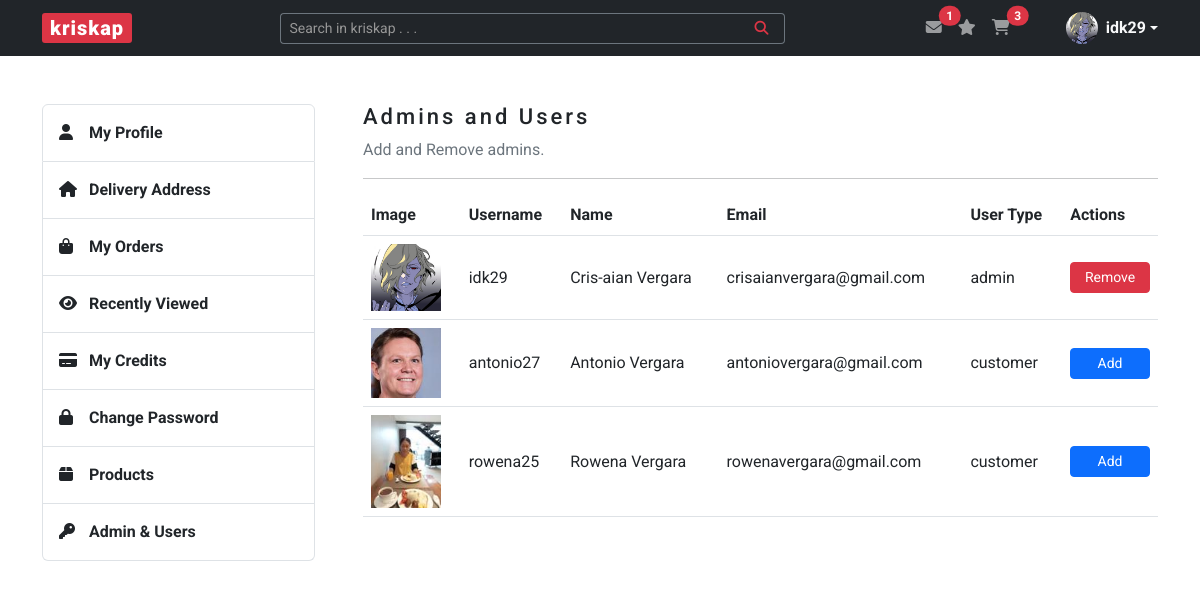
Page /admin (signed in) on the earlier database version.
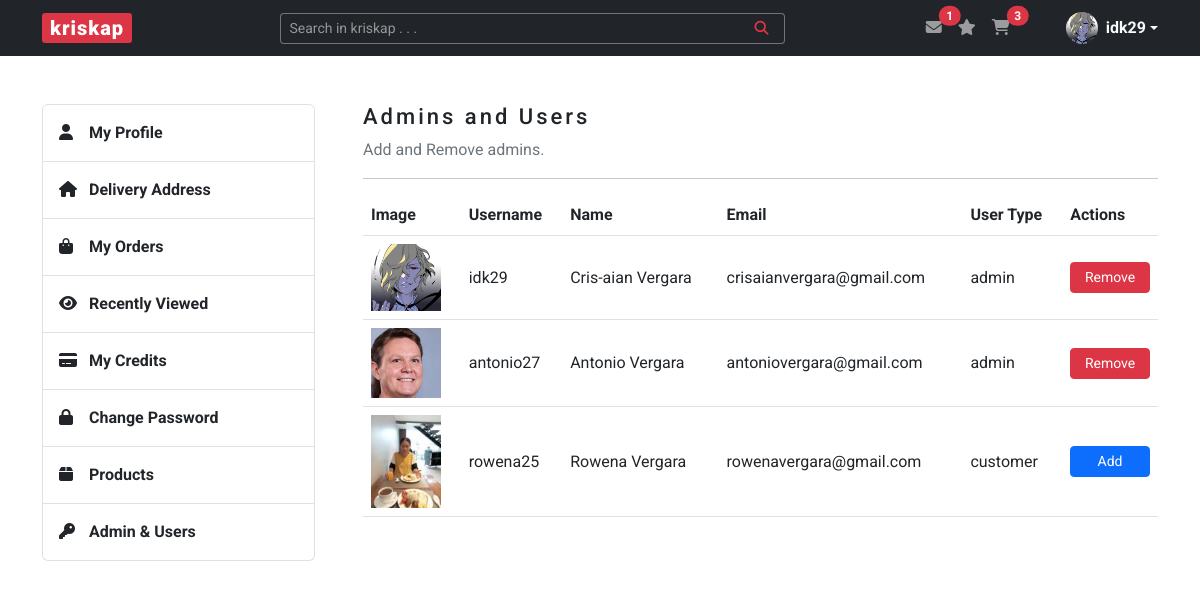
Same page on the later database version.
### kriskap/models.py (models this page shows)
class User(db.Model, UserMixin):
    __tablename__ = "users"
    id = db.Column(db.Integer, primary_key=True)
    user_type = db.Column(db.String(20), nullable=False)
    username = db.Column(db.String(20), unique=True, nullable=False)
    name = db.Column(db.String(100), nullable=False)
    email = db.Column(db.String(100), unique=True, nullable=False)
    image_file = db.Column(db.String(250), nullable=False, default="default.png")
    password = db.Column(db.String(100), nullable=False)

### kriskap/admins/routes.py (the view)
@admins.route("/admin")
@login_required
@admin_only
def admin():
    users = User.query.all()
    return render_template("admin.html", title="Admin", users=users)

### kriskap/models.py (called while the page is built)
@login_manager.user_loader
def load_user(user_id):
    return User.query.get(int(user_id))

### kriskap/users/utils.py (called while the page is built)
def admin_only(f):
    @wraps(f)
    def decorated_function(*args, **kwargs):
        if current_user.user_type != "admin":
            return abort(403)
        return f(*args, **kwargs)
    return decorated_function

### kriskap/templates/admin.html (shortened to what this page needs)
{% extends "base.html" %}
{% block content %}
    <div id="account-login" class="content-section mb-5">
        <div class="row justify-content-between">
            {% include "aside.html" %}
            <section class="col-lg-9 ps-lg-5">
                <h3>Admins and Users</h3>
                <p class="text-secondary">Add and Remove admins.</p>
                <hr>
                <table class="table">
                    <thead>
                      <tr>
                        <th scope="col">Image</th>
                        <th scope="col">Username</th>
                        <th scope="col">Name</th>
                        <th scope="col">Email</th>
                        <th scope="col">User Type</th>
                        <th scope="col">Actions</th>
                      </tr>
                    </thead>
                    <tbody>
                    {% for user in users %}
                            <tr class="align-middle">
                                <td><img width="70px" src="{{ url_for('static', filename='img/profile_pics/' + user.image_file) }}" alt="Image Preview" class="image_view"></td>
                                <td>{{ user.username }}</td>
                                <td>{{ user.name }}</td>
                                <td>{{ user.email }}</td>
                                <td>{{ user.user_type }}</td>
                                <td>
                                    {% if user.user_type != "admin" %}
                                        <a href="{{ url_for('admins.add_admin', user_id = user.id) }}" class="btn btn-primary btn-sm w-100">Add</a>
                                    {% else %}
                                        <a href="#removeModal{{ user.id }}" class="btn btn-danger btn-sm w-100" data-bs-toggle="modal">Remove</a>
                                    {% endif %}
                                </td>
                            </tr>
                    {% endfor %}
                    </tbody>
                  </table>
            </section>
        </div>
    </div>
{% endblock %}

### kriskap/templates/base.html (shortened to what this page needs)
<!DOCTYPE html>
<html lang="en">
<head>
    <link rel="stylesheet" href="https://cdn.jsdelivr.net/npm/bootstrap@5.3.0-alpha1/dist/css/bootstrap.min.css">
    <link rel="stylesheet" href="{{ url_for('static', filename='css/styles.css') }}">
</head>
<body>
    <header>
        <nav class="navbar navbar-expand-lg navbar-dark bg-dark">
            <div class="container">
                <a class="navbar-brand px-2 py-0" href="{{ url_for('main.home') }}">kriskap</a>
                <div class="collapse navbar-collapse" id="navbarSupportedContent">
                    <form class="d-flex ms-auto form-search w-50" role="search">
                        <div class="input-group input-group-sm">
                            <input type="text" class="form-control text-bg-dark border-secondary border-end-0" placeholder="Search in kriskap . . ." aria-label="Search in kriskap . . ." aria-describedby="button-addon">
                            <button class="btn btn-outline-danger border-start-0 border-secondary" type="button" id="button-addon"><i class="fa-solid fa-magnifying-glass px-2"></i></button>
                        </div>
                    </form>
                    <ul class="navbar-nav ms-auto mb-2 mb-lg-0 notification-cart">
                        <li class="nav-item">
                            <a href="" class="nav-link position-relative d-inline-block">
                                <i class="fa-solid fa-envelope"></i>
                                <span class="position-absolute start-100 translate-middle badge rounded-pill bg-danger">
                                    1
                                </span>
                            </a>
                        </li>
                        <li class="nav-item">
                            <a href="" class="nav-link d-inline-block">
                                <i class="fa-solid fa-star"></i>
                            </a>
                        </li>
                        <li class="nav-item me-5">
                            <a href="" class="nav-link position-relative d-inline-block">
                                <i class="fa-solid fa-cart-shopping"></i>
                                <span class="position-absolute start-100 translate-middle badge rounded-pill bg-danger">
                                    3
                                </span>
                            </a>
                        </li>
                        {% if current_user.is_authenticated %}
                        <li class="dropdown d-flex align-items-center">
                            <a href="#" class="d-flex align-items-center text-light text-decoration-none dropdown-toggle" data-bs-toggle="dropdown" aria-expanded="false">
                                <img src="{{ url_for('static', filename='img/profile_pics/' + current_user.image_file) }}" alt="" width="32" height="32" class="rounded-circle me-2">
                                <strong>{{ current_user.username }}</strong>
                            </a>
                        </li>
                        {% endif %}
                    </ul>
                </div>
            </div>
        </nav>
    </header>
    <main class="container mt-5">
        {% block content %} {% endblock %}
    </main>
</body>
</html>

### kriskap/templates/aside.html
<aside class="col-lg-3 pe-0 mb-3">
    <div class="list-group">
        <a class="list-group-item list-group-item-action py-3" href="{{ url_for('users.account') }}"><i class="fa-solid fa-user"></i>My Profile</a>
        <a class="list-group-item list-group-item-action py-3" href="#"><i class="fa-solid fa-house"></i>Delivery Address</a>
        <a class="list-group-item list-group-item-action py-3" href="#"><i class="fa-solid fa-bag-shopping"></i>My Orders</a>
        <a class="list-group-item list-group-item-action py-3" href="#"><i class="fa-solid fa-eye"></i>Recently Viewed</a>
        <a class="list-group-item list-group-item-action py-3" href="#"><i class="fa-solid fa-credit-card"></i>My Credits</a>
        <a class="list-group-item list-group-item-action py-3" href="#"><i class="fa-solid fa-lock"></i>Change Password</a>
        {% if current_user.user_type == "admin" %}
            <a class="list-group-item list-group-item-action py-3" href="{{ url_for('products.product') }}"><i class="fa-solid fa-box"></i>Products</a>
            <a class="list-group-item list-group-item-action py-3" href="{{ url_for('admins.admin') }}"><i class="fa-solid fa-key"></i>Admin & Users</a>
        {% endif %}
    </div>
</aside>

### kriskap/static/css/styles.css (style rules this page uses)
body { font-family: 'Roboto', sans-serif; color: #212529; }
h3, legend { font-size: 1.375rem; font-weight: 500; line-height: 1.65rem; letter-spacing: 3px; }
a { color: #212529; text-decoration: none; }
.navbar-brand { background-color: #DC3545; border-radius: 3px; font-weight: 900; letter-spacing: 1px; }
.form-control::placeholder { color: #979797; opacity: 1; }
.list-group-item { font-weight: 700; }
.list-group-item i { width: 30px; }

Differences in the rows shown:
changed User "antonio27": user_type "customer" → "admin"; user_type "Add" → "Remove"
